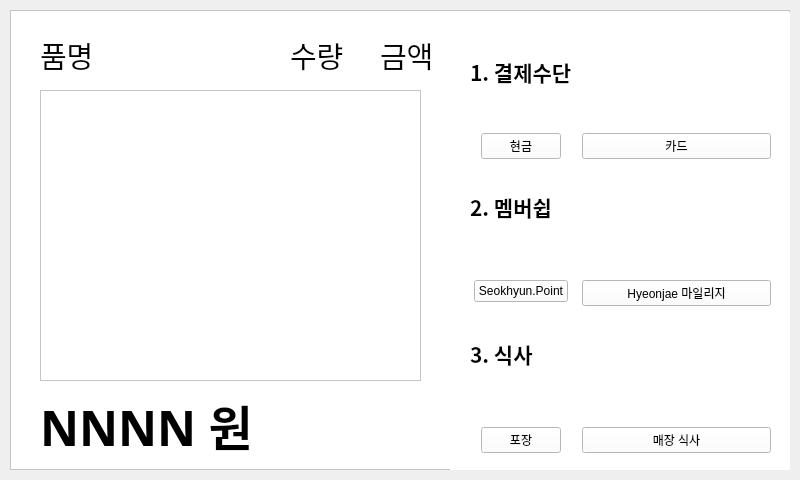
<?xml version="1.0" encoding="UTF-8"?>
<ui version="4.0">
 <class>MainWindow</class>
 <widget class="QMainWindow" name="MainWindow">
  <property name="geometry">
   <rect>
    <x>0</x>
    <y>0</y>
    <width>800</width>
    <height>480</height>
   </rect>
  </property>
  <property name="windowTitle">
   <string>MainWindow</string>
  </property>
  <widget class="QWidget" name="centralwidget">
   <widget class="QFrame" name="frame">
    <property name="geometry">
     <rect>
      <x>10</x>
      <y>10</y>
      <width>780</width>
      <height>460</height>
     </rect>
    </property>
    <property name="styleSheet">
     <string notr="true">
	background-color:rgb(255, 255, 255);
	color:rgb(0, 0, 0);</string>
    </property>
    <property name="frameShape">
     <enum>QFrame::StyledPanel</enum>
    </property>
    <property name="frameShadow">
     <enum>QFrame::Raised</enum>
    </property>
    <widget class="QLabel" name="total_price">
     <property name="geometry">
      <rect>
       <x>30</x>
       <y>390</y>
       <width>291</width>
       <height>51</height>
      </rect>
     </property>
     <property name="font">
      <font>
       <family>Pretendard SemiBold</family>
       <pointsize>36</pointsize>
       <weight>75</weight>
       <bold>true</bold>
      </font>
     </property>
     <property name="text">
      <string>NNNN 원</string>
     </property>
     <property name="alignment">
      <set>Qt::AlignLeading|Qt::AlignLeft|Qt::AlignVCenter</set>
     </property>
    </widget>
    <widget class="QLabel" name="total_price_3">
     <property name="geometry">
      <rect>
       <x>30</x>
       <y>20</y>
       <width>81</width>
       <height>51</height>
      </rect>
     </property>
     <property name="font">
      <font>
       <family>Pretendard</family>
       <pointsize>22</pointsize>
       <weight>50</weight>
       <bold>false</bold>
      </font>
     </property>
     <property name="text">
      <string>품명</string>
     </property>
     <property name="alignment">
      <set>Qt::AlignLeading|Qt::AlignLeft|Qt::AlignVCenter</set>
     </property>
    </widget>
    <widget class="QWidget" name="formLayoutWidget">
     <property name="geometry">
      <rect>
       <x>440</x>
       <y>2</y>
       <width>341</width>
       <height>461</height>
      </rect>
     </property>
     <layout class="QFormLayout" name="formLayout">
      <property name="labelAlignment">
       <set>Qt::AlignCenter</set>
      </property>
      <property name="formAlignment">
       <set>Qt::AlignCenter</set>
      </property>
      <property name="horizontalSpacing">
       <number>10</number>
      </property>
      <property name="verticalSpacing">
       <number>20</number>
      </property>
      <property name="leftMargin">
       <number>20</number>
      </property>
      <property name="topMargin">
       <number>20</number>
      </property>
      <property name="rightMargin">
       <number>20</number>
      </property>
      <property name="bottomMargin">
       <number>20</number>
      </property>
      <item row="4" column="0">
       <widget class="QPushButton" name="pushButton_3">
        <property name="text">
         <string>Seokhyun.Point</string>
        </property>
       </widget>
      </item>
      <item row="4" column="1">
       <widget class="QPushButton" name="pushButton_4">
        <property name="text">
         <string>Hyeonjae 마일리지</string>
        </property>
       </widget>
      </item>
      <item row="6" column="0">
       <widget class="QPushButton" name="pushButton_5">
        <property name="text">
         <string>포장</string>
        </property>
       </widget>
      </item>
      <item row="0" column="0">
       <widget class="QLabel" name="label">
        <property name="font">
         <font>
          <family>Pretendard SemiBold</family>
          <pointsize>16</pointsize>
          <weight>75</weight>
          <bold>true</bold>
         </font>
        </property>
        <property name="text">
         <string>1. 결제수단</string>
        </property>
        <property name="alignment">
         <set>Qt::AlignBottom|Qt::AlignLeading|Qt::AlignLeft</set>
        </property>
       </widget>
      </item>
      <item row="3" column="0">
       <widget class="QLabel" name="label_2">
        <property name="font">
         <font>
          <family>Pretendard SemiBold</family>
          <pointsize>16</pointsize>
          <weight>75</weight>
          <bold>true</bold>
         </font>
        </property>
        <property name="text">
         <string>2. 멤버쉽</string>
        </property>
       </widget>
      </item>
      <item row="5" column="0">
       <widget class="QLabel" name="label_3">
        <property name="font">
         <font>
          <family>Pretendard SemiBold</family>
          <pointsize>16</pointsize>
          <weight>75</weight>
          <bold>true</bold>
         </font>
        </property>
        <property name="text">
         <string>3. 식사</string>
        </property>
       </widget>
      </item>
      <item row="6" column="1">
       <widget class="QPushButton" name="pushButton_6">
        <property name="text">
         <string>매장 식사</string>
        </property>
       </widget>
      </item>
      <item row="1" column="1">
       <widget class="QPushButton" name="pushButton_2">
        <property name="text">
         <string>카드</string>
        </property>
       </widget>
      </item>
      <item row="1" column="0">
       <widget class="QPushButton" name="pushButton">
        <property name="sizePolicy">
         <sizepolicy hsizetype="Minimum" vsizetype="MinimumExpanding">
          <horstretch>0</horstretch>
          <verstretch>10</verstretch>
         </sizepolicy>
        </property>
        <property name="text">
         <string>현금</string>
        </property>
       </widget>
      </item>
     </layout>
    </widget>
    <widget class="QLabel" name="total_price_4">
     <property name="geometry">
      <rect>
       <x>280</x>
       <y>20</y>
       <width>81</width>
       <height>51</height>
      </rect>
     </property>
     <property name="font">
      <font>
       <family>Pretendard</family>
       <pointsize>22</pointsize>
       <weight>50</weight>
       <bold>false</bold>
      </font>
     </property>
     <property name="text">
      <string>수량</string>
     </property>
     <property name="alignment">
      <set>Qt::AlignLeading|Qt::AlignLeft|Qt::AlignVCenter</set>
     </property>
    </widget>
    <widget class="QLabel" name="total_price_5">
     <property name="geometry">
      <rect>
       <x>370</x>
       <y>20</y>
       <width>51</width>
       <height>51</height>
      </rect>
     </property>
     <property name="font">
      <font>
       <family>Pretendard</family>
       <pointsize>22</pointsize>
       <weight>50</weight>
       <bold>false</bold>
      </font>
     </property>
     <property name="text">
      <string>금액</string>
     </property>
     <property name="alignment">
      <set>Qt::AlignLeading|Qt::AlignLeft|Qt::AlignVCenter</set>
     </property>
    </widget>
    <widget class="QTableView" name="table">
     <property name="geometry">
      <rect>
       <x>30</x>
       <y>80</y>
       <width>381</width>
       <height>291</height>
      </rect>
     </property>
    </widget>
   </widget>
  </widget>
 </widget>
 <resources/>
 <connections/>
</ui>
